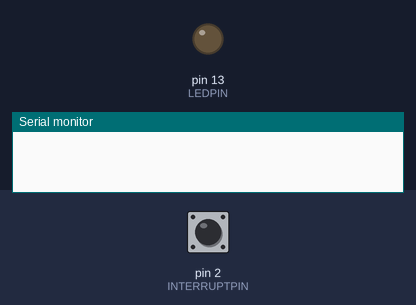
This sketch was run on a simulated Arduino Uno, built with avr-gcc and run on an emulated ATmega328P. On the bench: output pins drawn as LEDs (lit = HIGH), the last lines printed to the serial monitor. The inputs (shaded band) are chosen by the test bench; at power-on: pin 2 (INTERRUPTPIN) HIGH.

Above: at 1.2 s.
1.3 s: pin 2 (INTERRUPTPIN) pulled LOW for 0.15 s
At 2.1 s:
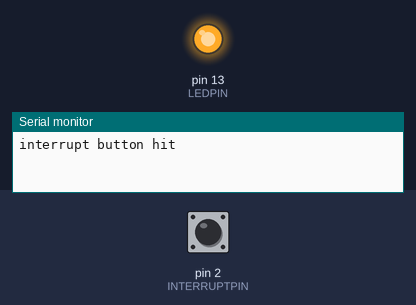
2.9 s: pin 2 (INTERRUPTPIN) pulled LOW for 3.2 s
At 3.3 s:
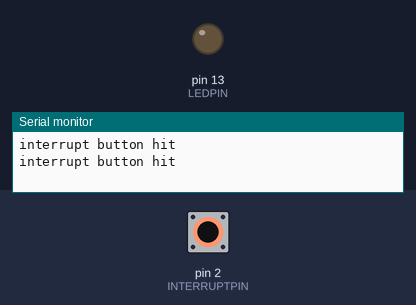
Timing chart, 0 to 7.6 s (numbered marks = the images above; inputs shaded):
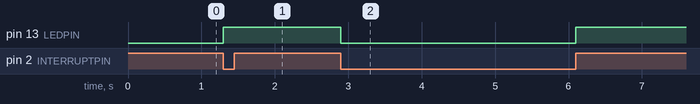

Measured:
- after the input at 1.3 s, pin 13 (LEDPIN): LOW → HIGH at once
- after the input at 2.9 s, pin 13 (LEDPIN): HIGH → LOW at once, → HIGH 3.2 s later

The sketch:

step02.ino
```cpp
#define LEDPIN 13
#define INTERRUPTPIN 2
unsigned long myTime_previous = 0;
unsigned long myTime_after;
byte state = LOW;
void setup() {
 Serial.begin(9600);
 pinMode(LEDPIN, OUTPUT);
 pinMode(INTERRUPTPIN, INPUT_PULLUP);
 attachInterrupt(digitalPinToInterrupt(INTERRUPTPIN), buttonhit, CHANGE);
}
void loop() {
 digitalWrite(LEDPIN, state);
}
void buttonhit() {
 myTime_after = millis();
 if(myTime_after-myTime_previous>=200){
  Serial.println("interrupt button hit");
  state = !state;
  myTime_previous = myTime_after;
 }
}
```
